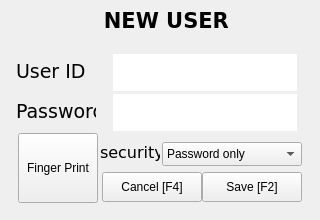
<?xml version="1.0" encoding="UTF-8"?>
<ui version="4.0">
 <class>NewUserWidget</class>
 <widget class="QWidget" name="NewUserWidget">
  <property name="geometry">
   <rect>
    <x>0</x>
    <y>0</y>
    <width>320</width>
    <height>220</height>
   </rect>
  </property>
  <property name="windowTitle">
   <string>Form</string>
  </property>
  <widget class="QGroupBox" name="groupBox_Login">
   <property name="geometry">
    <rect>
     <x>4</x>
     <y>40</y>
     <width>311</width>
     <height>175</height>
    </rect>
   </property>
   <property name="sizePolicy">
    <sizepolicy hsizetype="Fixed" vsizetype="Fixed">
     <horstretch>0</horstretch>
     <verstretch>0</verstretch>
    </sizepolicy>
   </property>
   <property name="layoutDirection">
    <enum>Qt::LeftToRight</enum>
   </property>
   <property name="styleSheet">
    <string notr="true">QGroupBox
{
border:none;
}</string>
   </property>
   <property name="title">
    <string/>
   </property>
   <layout class="QGridLayout" name="gridLayout">
    <property name="margin">
     <number>0</number>
    </property>
    <property name="spacing">
     <number>0</number>
    </property>
    <item row="0" column="2">
     <widget class="QLabel" name="label_top">
      <property name="maximumSize">
       <size>
        <width>16777215</width>
        <height>12</height>
       </size>
      </property>
      <property name="styleSheet">
       <string notr="true">border-image:  url(:/icons-lib/screen/screensection_top.png);</string>
      </property>
      <property name="text">
       <string/>
      </property>
     </widget>
    </item>
    <item row="0" column="1">
     <widget class="QLabel" name="label_topLeft">
      <property name="maximumSize">
       <size>
        <width>12</width>
        <height>12</height>
       </size>
      </property>
      <property name="styleSheet">
       <string notr="true"/>
      </property>
      <property name="lineWidth">
       <number>1</number>
      </property>
      <property name="text">
       <string/>
      </property>
      <property name="pixmap">
       <pixmap resource="logo.qrc">:/icons-lib/screen/screensection_topleft.png</pixmap>
      </property>
     </widget>
    </item>
    <item row="1" column="1">
     <widget class="QLabel" name="label_left">
      <property name="maximumSize">
       <size>
        <width>12</width>
        <height>16777215</height>
       </size>
      </property>
      <property name="styleSheet">
       <string notr="true">border-image:  url(:/icons-lib/screen/screensection_left.png);
</string>
      </property>
      <property name="text">
       <string/>
      </property>
     </widget>
    </item>
    <item row="2" column="1">
     <widget class="QLabel" name="label_bottomLeft">
      <property name="maximumSize">
       <size>
        <width>12</width>
        <height>12</height>
       </size>
      </property>
      <property name="styleSheet">
       <string notr="true"/>
      </property>
      <property name="lineWidth">
       <number>1</number>
      </property>
      <property name="text">
       <string/>
      </property>
      <property name="pixmap">
       <pixmap resource="logo.qrc">:/icons-lib/screen/screensection_bottomleft.png</pixmap>
      </property>
     </widget>
    </item>
    <item row="2" column="2">
     <widget class="QLabel" name="label_Bottom">
      <property name="maximumSize">
       <size>
        <width>16777215</width>
        <height>12</height>
       </size>
      </property>
      <property name="styleSheet">
       <string notr="true">border-image:  url(:/icons-lib/screen/screensection_bottom.png);</string>
      </property>
      <property name="text">
       <string/>
      </property>
     </widget>
    </item>
    <item row="0" column="3">
     <widget class="QLabel" name="label_topRight">
      <property name="maximumSize">
       <size>
        <width>12</width>
        <height>12</height>
       </size>
      </property>
      <property name="lineWidth">
       <number>1</number>
      </property>
      <property name="text">
       <string/>
      </property>
      <property name="pixmap">
       <pixmap resource="logo.qrc">:/icons-lib/screen/screensection_topright.png</pixmap>
      </property>
      <property name="alignment">
       <set>Qt::AlignRight|Qt::AlignTrailing|Qt::AlignVCenter</set>
      </property>
     </widget>
    </item>
    <item row="1" column="3">
     <widget class="QLabel" name="label_right_3">
      <property name="maximumSize">
       <size>
        <width>12</width>
        <height>16777215</height>
       </size>
      </property>
      <property name="styleSheet">
       <string notr="true">border-image:  url(:/icons-lib/screen/screensection_right.png);
</string>
      </property>
      <property name="text">
       <string/>
      </property>
     </widget>
    </item>
    <item row="2" column="3">
     <widget class="QLabel" name="label_bottomRight">
      <property name="maximumSize">
       <size>
        <width>12</width>
        <height>12</height>
       </size>
      </property>
      <property name="lineWidth">
       <number>1</number>
      </property>
      <property name="text">
       <string/>
      </property>
      <property name="pixmap">
       <pixmap resource="logo.qrc">:/icons-lib/screen/screensection_bottomright.png</pixmap>
      </property>
      <property name="alignment">
       <set>Qt::AlignRight|Qt::AlignTrailing|Qt::AlignVCenter</set>
      </property>
     </widget>
    </item>
    <item row="1" column="2">
     <widget class="QGroupBox" name="groupBox_Login_1">
      <property name="styleSheet">
       <string notr="true">QGroupBox{border:none;
background-image:  url(:/icons-lib/screen/screensection_middle.png);
}
</string>
      </property>
      <property name="title">
       <string/>
      </property>
      <widget class="QLabel" name="label_userId">
       <property name="geometry">
        <rect>
         <x>0</x>
         <y>3</y>
         <width>80</width>
         <height>32</height>
        </rect>
       </property>
       <property name="sizePolicy">
        <sizepolicy hsizetype="Fixed" vsizetype="Preferred">
         <horstretch>0</horstretch>
         <verstretch>0</verstretch>
        </sizepolicy>
       </property>
       <property name="minimumSize">
        <size>
         <width>0</width>
         <height>0</height>
        </size>
       </property>
       <property name="font">
        <font>
         <family>DejaVu Sans</family>
         <pointsize>14</pointsize>
         <weight>50</weight>
         <bold>false</bold>
        </font>
       </property>
       <property name="layoutDirection">
        <enum>Qt::RightToLeft</enum>
       </property>
       <property name="text">
        <string>User ID</string>
       </property>
      </widget>
      <widget class="QLabel" name="label_Password">
       <property name="geometry">
        <rect>
         <x>0</x>
         <y>43</y>
         <width>80</width>
         <height>32</height>
        </rect>
       </property>
       <property name="sizePolicy">
        <sizepolicy hsizetype="Fixed" vsizetype="Preferred">
         <horstretch>0</horstretch>
         <verstretch>0</verstretch>
        </sizepolicy>
       </property>
       <property name="minimumSize">
        <size>
         <width>0</width>
         <height>0</height>
        </size>
       </property>
       <property name="font">
        <font>
         <family>DejaVu Sans</family>
         <pointsize>14</pointsize>
         <weight>50</weight>
         <bold>false</bold>
        </font>
       </property>
       <property name="layoutDirection">
        <enum>Qt::RightToLeft</enum>
       </property>
       <property name="text">
        <string>Password</string>
       </property>
      </widget>
      <widget class="QGroupBox" name="groupBox_lineEdit">
       <property name="geometry">
        <rect>
         <x>90</x>
         <y>2</y>
         <width>198</width>
         <height>37</height>
        </rect>
       </property>
       <property name="sizePolicy">
        <sizepolicy hsizetype="Fixed" vsizetype="Fixed">
         <horstretch>0</horstretch>
         <verstretch>0</verstretch>
        </sizepolicy>
       </property>
       <property name="layoutDirection">
        <enum>Qt::LeftToRight</enum>
       </property>
       <property name="styleSheet">
        <string notr="true">QGroupBox
{
border:none;
}</string>
       </property>
       <property name="title">
        <string/>
       </property>
       <layout class="QHBoxLayout" name="horizontalLayout">
        <property name="spacing">
         <number>0</number>
        </property>
        <property name="margin">
         <number>0</number>
        </property>
        <item>
         <widget class="QLabel" name="label_right_2">
          <property name="maximumSize">
           <size>
            <width>15</width>
            <height>16777215</height>
           </size>
          </property>
          <property name="styleSheet">
           <string notr="true"/>
          </property>
          <property name="lineWidth">
           <number>1</number>
          </property>
          <property name="text">
           <string/>
          </property>
          <property name="pixmap">
           <pixmap resource="logo.qrc">:/icons-lib/screen/textfield_left.png</pixmap>
          </property>
         </widget>
        </item>
        <item>
         <widget class="QLineEdit" name="lineEdit_LoginID">
          <property name="enabled">
           <bool>true</bool>
          </property>
          <property name="sizePolicy">
           <sizepolicy hsizetype="Preferred" vsizetype="Preferred">
            <horstretch>0</horstretch>
            <verstretch>0</verstretch>
           </sizepolicy>
          </property>
          <property name="font">
           <font>
            <family>DejaVu Sans</family>
            <pointsize>14</pointsize>
            <weight>50</weight>
            <bold>false</bold>
           </font>
          </property>
          <property name="styleSheet">
           <string notr="true">QLineEdit{
    border:none;
	background-image:  url(:/icons-lib/screen/textfield_middle.png);

}</string>
          </property>
          <property name="text">
           <string/>
          </property>
          <property name="maxLength">
           <number>30</number>
          </property>
         </widget>
        </item>
        <item>
         <widget class="QLabel" name="label_right">
          <property name="maximumSize">
           <size>
            <width>15</width>
            <height>16777215</height>
           </size>
          </property>
          <property name="lineWidth">
           <number>1</number>
          </property>
          <property name="text">
           <string/>
          </property>
          <property name="pixmap">
           <pixmap resource="logo.qrc">:/icons-lib/screen/textfield_right.png</pixmap>
          </property>
          <property name="alignment">
           <set>Qt::AlignRight|Qt::AlignTrailing|Qt::AlignVCenter</set>
          </property>
         </widget>
        </item>
       </layout>
      </widget>
      <widget class="QGroupBox" name="groupBox_lineEdit_1">
       <property name="geometry">
        <rect>
         <x>90</x>
         <y>42</y>
         <width>198</width>
         <height>37</height>
        </rect>
       </property>
       <property name="sizePolicy">
        <sizepolicy hsizetype="Fixed" vsizetype="Fixed">
         <horstretch>0</horstretch>
         <verstretch>0</verstretch>
        </sizepolicy>
       </property>
       <property name="layoutDirection">
        <enum>Qt::LeftToRight</enum>
       </property>
       <property name="styleSheet">
        <string notr="true">QGroupBox
{
border:none;
}</string>
       </property>
       <property name="title">
        <string/>
       </property>
       <layout class="QHBoxLayout" name="horizontalLayout_4">
        <property name="spacing">
         <number>0</number>
        </property>
        <property name="margin">
         <number>0</number>
        </property>
        <item>
         <widget class="QLabel" name="label_right_7">
          <property name="maximumSize">
           <size>
            <width>15</width>
            <height>16777215</height>
           </size>
          </property>
          <property name="styleSheet">
           <string notr="true"/>
          </property>
          <property name="lineWidth">
           <number>1</number>
          </property>
          <property name="text">
           <string/>
          </property>
          <property name="pixmap">
           <pixmap resource="logo.qrc">:/icons-lib/screen/textfield_left.png</pixmap>
          </property>
         </widget>
        </item>
        <item>
         <widget class="QLineEdit" name="lineEdit_Password">
          <property name="enabled">
           <bool>true</bool>
          </property>
          <property name="sizePolicy">
           <sizepolicy hsizetype="Preferred" vsizetype="Preferred">
            <horstretch>0</horstretch>
            <verstretch>0</verstretch>
           </sizepolicy>
          </property>
          <property name="font">
           <font>
            <family>DejaVu Sans</family>
            <pointsize>14</pointsize>
           </font>
          </property>
          <property name="styleSheet">
           <string notr="true">QLineEdit{
    border:none;
	background-image:  url(:/icons-lib/screen/textfield_middle.png);

}</string>
          </property>
          <property name="maxLength">
           <number>30</number>
          </property>
          <property name="echoMode">
           <enum>QLineEdit::Password</enum>
          </property>
         </widget>
        </item>
        <item>
         <widget class="QLabel" name="label_right_8">
          <property name="maximumSize">
           <size>
            <width>15</width>
            <height>16777215</height>
           </size>
          </property>
          <property name="lineWidth">
           <number>1</number>
          </property>
          <property name="text">
           <string/>
          </property>
          <property name="pixmap">
           <pixmap resource="logo.qrc">:/icons-lib/screen/textfield_right.png</pixmap>
          </property>
          <property name="alignment">
           <set>Qt::AlignRight|Qt::AlignTrailing|Qt::AlignVCenter</set>
          </property>
         </widget>
        </item>
       </layout>
      </widget>
      <widget class="QPushButton" name="pushButton_fingerPrint">
       <property name="geometry">
        <rect>
         <x>2</x>
         <y>81</y>
         <width>80</width>
         <height>70</height>
        </rect>
       </property>
       <property name="text">
        <string>Finger Print</string>
       </property>
       <property name="iconSize">
        <size>
         <width>80</width>
         <height>70</height>
        </size>
       </property>
       <property name="autoDefault">
        <bool>true</bool>
       </property>
      </widget>
      <widget class="QPushButton" name="pushButton_save">
       <property name="geometry">
        <rect>
         <x>186</x>
         <y>120</y>
         <width>100</width>
         <height>30</height>
        </rect>
       </property>
       <property name="text">
        <string>Save [F2]</string>
       </property>
       <property name="icon">
        <iconset resource="logo.qrc">
         <normaloff>:/icons-lib/screen/ok.png</normaloff>:/icons-lib/screen/ok.png</iconset>
       </property>
       <property name="iconSize">
        <size>
         <width>24</width>
         <height>24</height>
        </size>
       </property>
       <property name="autoDefault">
        <bool>true</bool>
       </property>
      </widget>
      <widget class="QPushButton" name="pushButton_cancel">
       <property name="geometry">
        <rect>
         <x>86</x>
         <y>120</y>
         <width>100</width>
         <height>30</height>
        </rect>
       </property>
       <property name="text">
        <string>Cancel [F4]</string>
       </property>
       <property name="icon">
        <iconset resource="logo.qrc">
         <normaloff>:/icons-lib/screen/cancel.png</normaloff>:/icons-lib/screen/cancel.png</iconset>
       </property>
       <property name="iconSize">
        <size>
         <width>24</width>
         <height>24</height>
        </size>
       </property>
       <property name="autoDefault">
        <bool>true</bool>
       </property>
      </widget>
      <widget class="QLabel" name="label_Password_2">
       <property name="geometry">
        <rect>
         <x>84</x>
         <y>84</y>
         <width>60</width>
         <height>32</height>
        </rect>
       </property>
       <property name="sizePolicy">
        <sizepolicy hsizetype="Fixed" vsizetype="Preferred">
         <horstretch>0</horstretch>
         <verstretch>0</verstretch>
        </sizepolicy>
       </property>
       <property name="minimumSize">
        <size>
         <width>0</width>
         <height>0</height>
        </size>
       </property>
       <property name="font">
        <font>
         <family>DejaVu Sans</family>
         <pointsize>12</pointsize>
         <weight>50</weight>
         <bold>false</bold>
        </font>
       </property>
       <property name="layoutDirection">
        <enum>Qt::RightToLeft</enum>
       </property>
       <property name="text">
        <string>security</string>
       </property>
      </widget>
      <widget class="QComboBox" name="comboBox">
       <property name="geometry">
        <rect>
         <x>146</x>
         <y>90</y>
         <width>140</width>
         <height>24</height>
        </rect>
       </property>
       <item>
        <property name="text">
         <string>Password only</string>
        </property>
       </item>
       <item>
        <property name="text">
         <string>Fingerprint only</string>
        </property>
       </item>
       <item>
        <property name="text">
         <string>Both</string>
        </property>
       </item>
      </widget>
     </widget>
    </item>
   </layout>
  </widget>
  <widget class="QLabel" name="label_Background">
   <property name="geometry">
    <rect>
     <x>0</x>
     <y>0</y>
     <width>320</width>
     <height>220</height>
    </rect>
   </property>
   <property name="sizePolicy">
    <sizepolicy hsizetype="Fixed" vsizetype="Fixed">
     <horstretch>0</horstretch>
     <verstretch>0</verstretch>
    </sizepolicy>
   </property>
   <property name="font">
    <font>
     <family>DejaVu Sans</family>
     <pointsize>22</pointsize>
    </font>
   </property>
   <property name="styleSheet">
    <string notr="true">background-image: url(:/icons-lib/screen/background.png);</string>
   </property>
   <property name="text">
    <string/>
   </property>
   <property name="alignment">
    <set>Qt::AlignCenter</set>
   </property>
  </widget>
  <widget class="QGroupBox" name="title_groupBox">
   <property name="geometry">
    <rect>
     <x>0</x>
     <y>0</y>
     <width>320</width>
     <height>40</height>
    </rect>
   </property>
   <property name="styleSheet">
    <string notr="true">QGroupBox
{border:none; border-image: url(:/icons-lib/screen/topbar_long.png);}
</string>
   </property>
   <property name="title">
    <string/>
   </property>
   <widget class="QLabel" name="label_title">
    <property name="geometry">
     <rect>
      <x>30</x>
      <y>10</y>
      <width>280</width>
      <height>20</height>
     </rect>
    </property>
    <property name="font">
     <font>
      <family>DejaVu Sans</family>
      <pointsize>16</pointsize>
      <weight>75</weight>
      <bold>true</bold>
     </font>
    </property>
    <property name="lineWidth">
     <number>1</number>
    </property>
    <property name="text">
     <string>NEW USER </string>
    </property>
    <property name="alignment">
     <set>Qt::AlignCenter</set>
    </property>
   </widget>
  </widget>
  <widget class="QLabel" name="label_2">
   <property name="geometry">
    <rect>
     <x>3</x>
     <y>7</y>
     <width>20</width>
     <height>25</height>
    </rect>
   </property>
   <property name="styleSheet">
    <string notr="true">border-image: url(:/icons-lib/screen/login.png);</string>
   </property>
   <property name="lineWidth">
    <number>1</number>
   </property>
   <property name="text">
    <string/>
   </property>
   <property name="pixmap">
    <pixmap>:/topbar/images/topbar/patients_icon.png</pixmap>
   </property>
  </widget>
  <zorder>label_Background</zorder>
  <zorder>groupBox_Login</zorder>
  <zorder>title_groupBox</zorder>
  <zorder>label_2</zorder>
 </widget>
 <tabstops>
  <tabstop>lineEdit_LoginID</tabstop>
  <tabstop>lineEdit_Password</tabstop>
  <tabstop>comboBox</tabstop>
  <tabstop>pushButton_fingerPrint</tabstop>
  <tabstop>pushButton_save</tabstop>
  <tabstop>pushButton_cancel</tabstop>
 </tabstops>
 <resources>
  <include location="logo.qrc"/>
 </resources>
 <connections/>
</ui>
